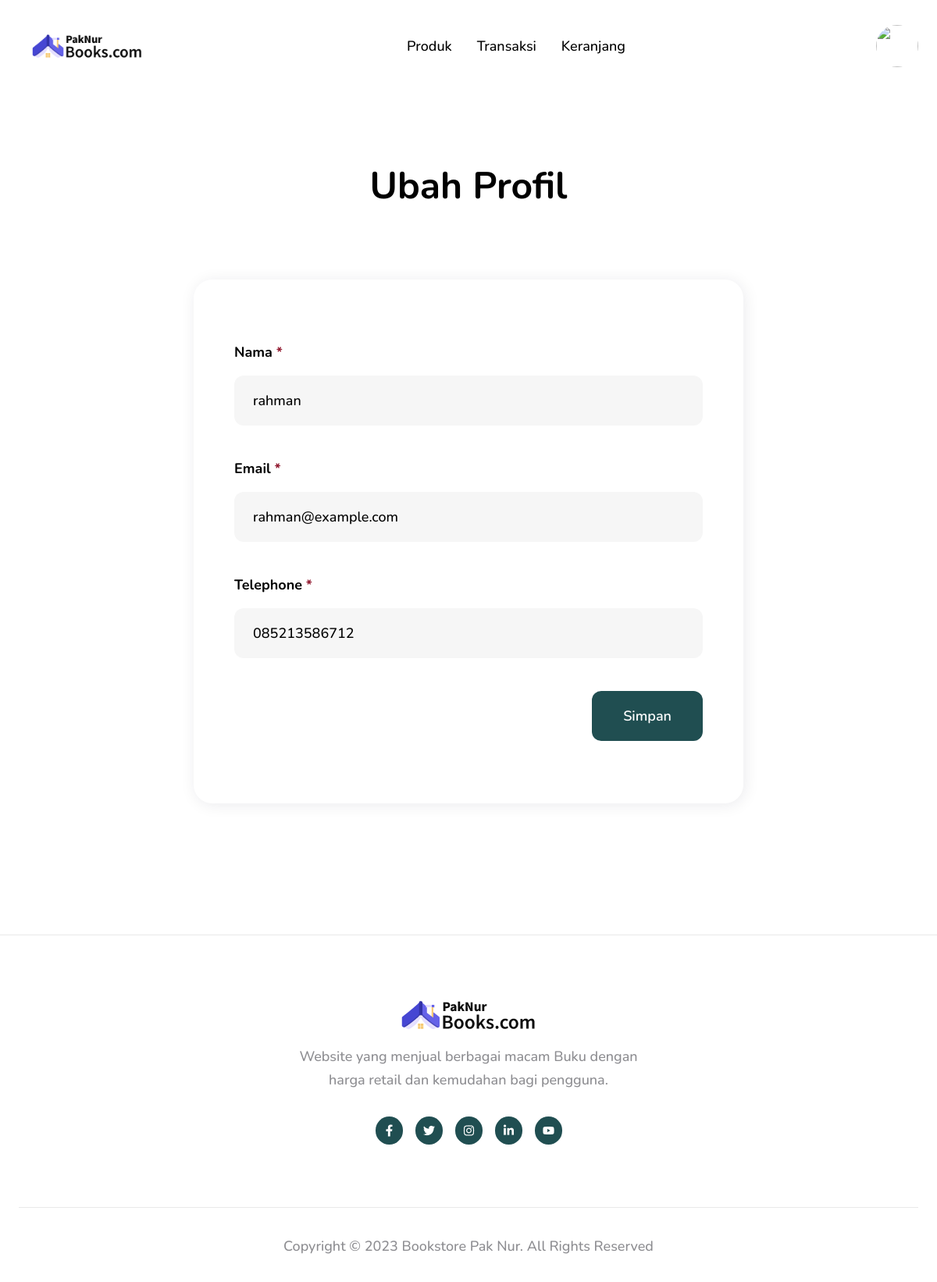
Page /editprofile.php (signed in) on the committed database.
### tables this page shows
CREATE TABLE `customers` (
  `customer_id` int(11) NOT NULL,
  `customer_name` varchar(255) NOT NULL,
  `customer_phone` varchar(17) NOT NULL,
  `customer_email` varchar(255) NOT NULL,
  `customer_password` varchar(255) NOT NULL
);

### data/customer.php (called while the page is built, shortened)
<?php
function find_customer_with_id($id)
{
  try {
    $db = new PDO('mysql:host=localhost;dbname=' . DB_NAME, DB_USERNAME, DB_PASSWORD, [PDO::ATTR_ERRMODE => PDO::ERRMODE_EXCEPTION]);
    $statement = $db->prepare("SELECT * FROM customers WHERE customer_id = :id");
    $statement->bindValue(":id", $id);
    $statement->execute();
    $customer = $statement->fetch(PDO::FETCH_ASSOC);
    return $customer;
  } catch (PDOException $error) {
    throw new Exception($error->getMessage());
  }
}

### editprofile.php (the view, shortened to what this page needs)
<?php
require_once('data/customer.php');
$customer = find_customer_with_id($_SESSION['customer_id']);
require('layouts/header.php');
?>
<link rel="stylesheet" href="./assets/css/profile.css">
<main>
  <div class="profile container">
    <div class="profile__header">
      <h1>Ubah Profil</h1>
    </div>
    <div class="profile__body">
      <form action='./editprofile.php' method='POST' class="profile__right">
        <div class="profile__form">
          <div>
            <label class="input-label" for='nama'>Nama <span class="text-danger">*</span></label>
            <input type='text' name='nama' id='nama' class="input" value="<?= isset($_POST['nama']) ? htmlspecialchars($_POST['nama']) : $customer['customer_name']; ?>">
          </div>
          <div>
            <label class="input-label" for='email'>Email <span class="text-danger">*</span></label>
            <input type='text' name='email' id='email' class="input" value="<?= isset($_POST['email']) ? htmlspecialchars($_POST['email']) : $customer['customer_email']; ?>">
          </div>
          <div>
            <label class="input-label" for='telephone'>Telephone <span class="text-danger">*</span></label>
            <input type='text' name='telephone' id='telephone' class="input" value="<?= isset($_POST['telephone']) ? htmlspecialchars($_POST['telephone']) : $customer['customer_phone']; ?>">
          </div>
          <div>
            <button type="submit" name="ubah" class="profile__button">Simpan</button>
          </div>
        </div>
      </form>
    </div>
  </div>
</main>
<?php
require('layouts/footer.php');
?>

### assets/css/style.css (style rules this page uses)
html, body, div, span, applet, object, iframe, h1, h2, h3, h4, h5, h6, p, blockquote, pre, a, abbr, acronym, address, big, cite, code, del, dfn, em, img, ins, kbd, q, s, samp, small, strike, strong, sub, sup, tt, var, b, u, i, center, dl, dt, dd, ol, ul, li, fieldset, form, label, legend, table, caption, tbody, tfoot, thead, tr, th, td, article, aside, canvas, details, embed, figure, figcaption, footer, header, hgroup, menu, nav, output, ruby, section, summary, time, mark, audio, video { margin: 0; padding: 0; border: 0; font-size: 100%; font: inherit; vertical-align: baseline; }
body { line-height: 1.5; }
html { box-sizing: border-box; font-family: "Nunito", sans-serif; font-size: 16px; font-weight: 500; }
body { background-color: #ffffff; color: #000000; }
*, *::before, *::after { box-sizing: border-box; }
.container { margin-inline: auto; max-width: 1318px; padding-inline: 1.5rem; width: 100%; }
.text-danger { color: #931c32; }

### assets/css/customer.css (style rules this page uses)
.input { padding: 20px 24px; font-family: "Nunito", sans-serif; font-size: 18px; background-color: #f6f6f6; color: #000000; border: none; border-radius: 12px; width: 100%; }
.input-label { display: block; font-size: 18px; font-weight: 700; margin-bottom: 16px; }

### assets/css/profile.css (style rules this page uses)
.profile__header { display: flex; flex-direction: column; gap: 14px; max-width: 713px; margin-inline: auto; padding-block: 84px; text-align: center; }
.profile__header h1 { font-size: 48px; font-weight: 700; }
.profile__body { display: flex; justify-content: space-around; padding-bottom: 84px; }
.profile__right { display: flex; flex-direction: column; gap: 48px; width: 704px; }
.profile__form { display: flex; flex-direction: column; gap: 32px; box-shadow: 2px 2px 20px rgba(8, 15, 52, 0.0823529412); border-radius: 24px; padding: 80px 52px; }
.profile__button { display: block; margin-left: auto; padding: 20px 40px; background-color: #204e51; color: #ffffff; font-family: "Nunito", sans-serif; font-size: 18px; font-weight: 600; border: none; border-radius: 12px; }

### rows in the picture
customers: nama "rahman", email "rahman@example.com", telephone "085213586712"
